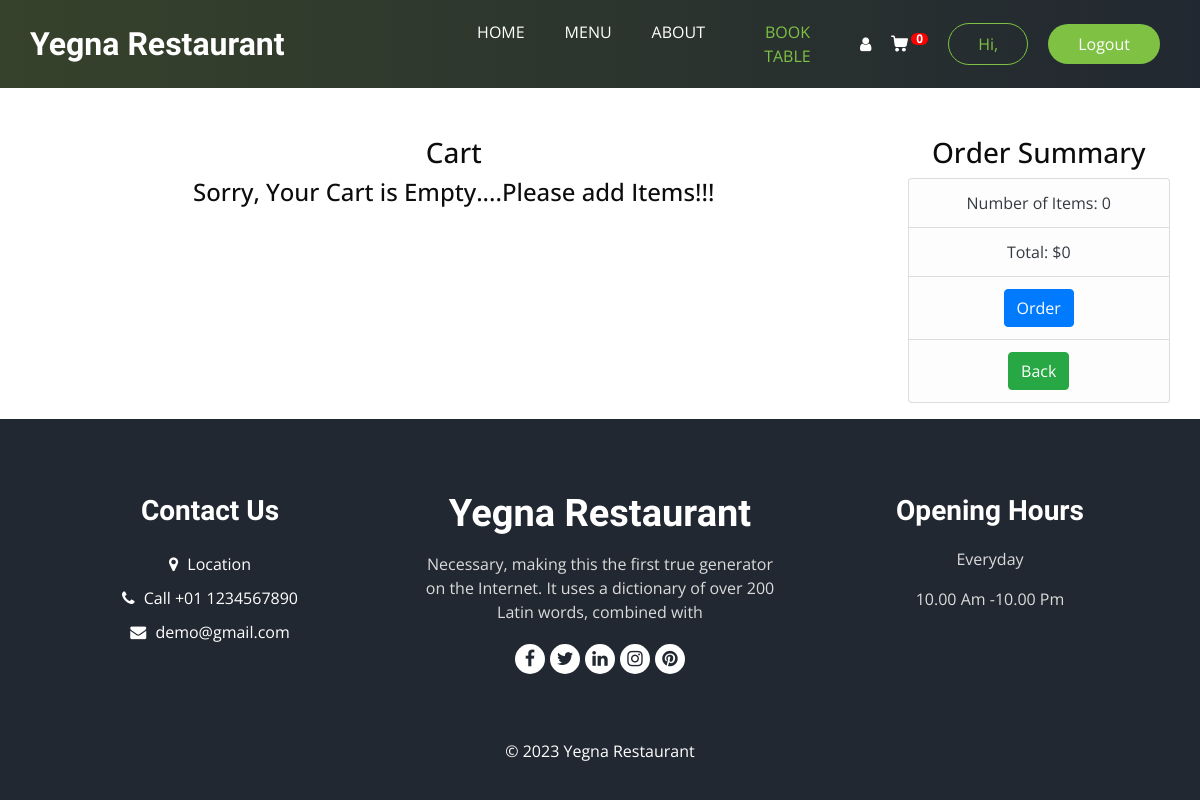
The page /cart/ (signed in) on the database as committed earlier.
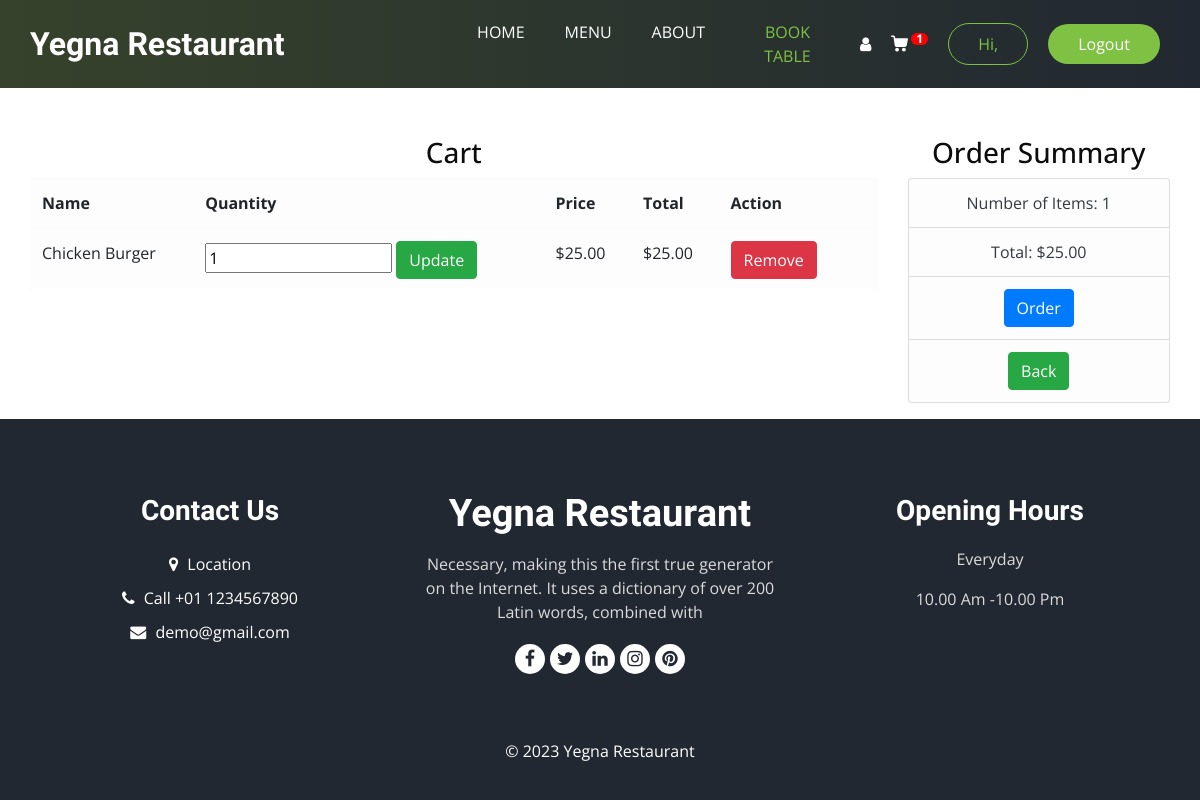
The same page on the database as committed later.
### cafe/models.py (models this page shows, shortened)
class Cart(models.Model):
    user = models.ForeignKey("auth.User", on_delete=models.CASCADE)
    item = models.ForeignKey(MenuItem, on_delete=models.CASCADE)
    quantity = models.IntegerField(default=1)
    created_at = models.DateTimeField(auto_now_add=True)
    def get_total(self):
        return self.item.price * self.quantity

class MenuItem(models.Model):
    name = models.CharField(max_length=100)
    description = models.TextField(blank=True, null = True)
    price = models.DecimalField(max_digits=5, decimal_places=2)
    image = models.ImageField(upload_to="menu_images")
    category = models.ForeignKey(FoodCategory, on_delete= models.CASCADE, null = True)
    slug = models.SlugField(max_length=100, unique=True, serialize=True, null = True)
    created_at = models.DateTimeField(auto_now_add=True)

### cafe/views.py (the view)
# urls.py: path("cart/", views.cart, name="cart"),
@login_required(login_url="login")
def cart(request):
    cart = Cart.objects.filter(user=request.user)
    total_price = sum([item.item.price * item.quantity for item in cart])
    total_items = sum([item.quantity for item in cart])
    context = {"cart_items": cart,
               "total_items": total_items,
               "total_price": total_price,
               }
    return render(request, "cart.html", context)

### templates/cart.html (shortened to what this page needs)
{% extends 'base.html' %} {% load static %} {% block nav_item %}
<body class="sub_page">
  <li class="nav-item">
    <a class="nav-link" href="{% url 'home' %}">Home</a>
  </li>
  <li class="nav-item">
    <a class="nav-link" href="{% url 'menu' %}">Menu</a>
  </li>
  <li class="nav-item">
    <a class="nav-link" href="{% url 'about' %}">About</a>
  </li>
  <li class="nav-item active">
    <a class="nav-link" href="{% url 'book' %}">Book Table</a>
  </li>
  {% endblock %} {% block content %}
  <div class="cart">
    <div class="container">
      <div class="row">
        <div class="col-sm-9 mt-5">
          <h3 class="text-center">Cart</h3>
          {% if cart_items %}
          <div class="table-responsive">
            <table class="table table-light">
              <thead>
                <tr>
                  <th scope="col">Name</th>
                  <th scope="col">Quantity</th>
                  <th scope="col">Price</th>
                  <th scope="col">Total</th>
                  <th scope="col">Action</th>
                  <th scope="col"></th>
                </tr>
              </thead>
              <tbody>
                {% for cart in cart_items %}
                <tr>
                  <td>{{ cart.item.name }}</td>
                  <td>
                    <form
                      action="{% url 'update_cart' cart.id %}"
                      method="POST"
                    >
                      <input
                        type="number"
                        name="quantity"
                        value="{{ cart.quantity }}"
                      />
                      <input
                        class="btn btn-success"
                        type="submit"
                        value="Update"
                      />
                    </form>
                  </td>
                  <td>${{ cart.item.price }}</td>
                  <td>${{ cart.get_total }}</td>
                  <td>
                    <a class="btn btn-danger" href="{% url 'remove_from_cart' cart.id %}">Remove</a>
                  </td>
                </tr>
                {% endfor %}
              </tbody>
            </table>
          </div>
          {% else %}
          <h4 class="text-center">
            Sorry, Your Cart is Empty....Please add Items!!!
          </h4>
          {% endif %}
        </div>
        <div class="col-sm-3 mt-5 mb-3">
          <div class="content-section">
            <h3 class="text-center">Order Summary</h3>
            <ul class="list-group">
              <li
                class="list-group-item list-group-item-light text-center text-dark"
              >
                Number of Items: {{ total_items }}
              </li>
              <li
                class="list-group-item list-group-item-light text-center text-dark"
              >
                Total: ${{ total_price }}
              </li>
              <li
                class="list-group-item list-group-item-light text-center text-dark"
              >
                <a class="btn btn-primary" href="{% url 'order' %}"
                  >Order</a
                >
              </li>
              <li class="list-group-item list-group-item-light text-center">
                <a class="btn btn-success" href="/">Back</a>
              </li>
            </ul>
          </div>
        </div>
      </div>
    </div>
  </div>
  {% endblock %}

Rows that differ between the two databases and show on the page:
added Cart: item.name "Chicken Burger", quantity "1", item.price "25.00", get_total "25.00"
Other text that changed with them:
{{ total_items | default:0 }}: "0" → "1"
{{ total_items }}: "0" → "1"
{{ total_price }}: "0" → "25.00"
text no longer shown: "Sorry, Your Cart is Empty....Please add Items!!!"
text now shown: "Name Quantity Price Total Action"
